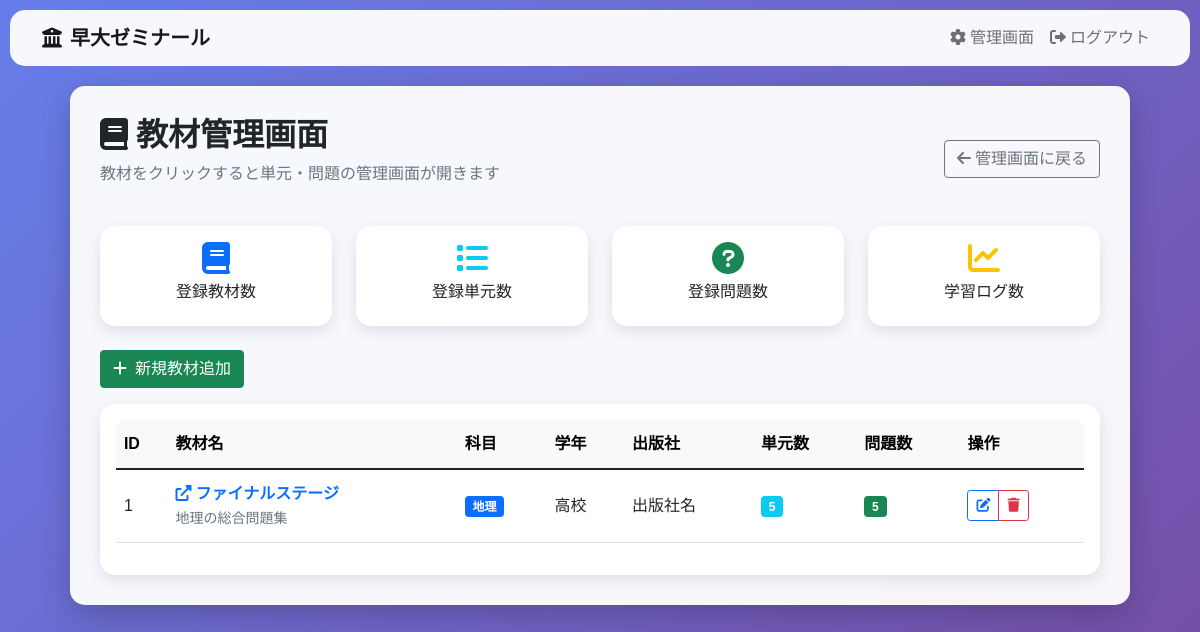
The page /admin/input_studies/unified (signed in) on the database its author committed.
### tables this page shows
CREATE TABLE input_textbooks (
            id INTEGER PRIMARY KEY AUTOINCREMENT,
            name TEXT NOT NULL,
            subject TEXT NOT NULL,
            grade TEXT,
            publisher TEXT,
            description TEXT,
            wasabi_folder_path TEXT,
            created_at TIMESTAMP DEFAULT CURRENT_TIMESTAMP
        );

### routes/admin.py (the view)
@admin_bp.route('/admin/input_studies/unified')
@login_required
@admin_required
def input_studies_admin_unified():
    try:
        with get_db_connection() as conn:
            with get_db_cursor(conn) as cur:
                cur.execute('SELECT COUNT(*) FROM input_questions')
                question_count = cur.fetchone()[0]
                cur.execute('SELECT COUNT(*) FROM input_textbooks')
                textbook_count = cur.fetchone()[0]
                cur.execute('SELECT COUNT(*) FROM input_units')
                unit_count = cur.fetchone()[0]
                cur.execute('''
                    SELECT t.id, t.name, t.subject, t.grade, t.publisher, t.description,
                           COUNT(DISTINCT u.id) as unit_count,
                           COUNT(DISTINCT q.id) as question_count
                    FROM input_textbooks t
                    LEFT JOIN input_units u ON t.id = u.textbook_id
                    LEFT JOIN input_questions q ON t.id = q.textbook_id
                    GROUP BY t.id
                    ORDER BY t.subject, t.name
                ''')
                textbooks_data = cur.fetchall()
                current_app.logger.info(f"教材一覧取得: {len(textbooks_data)} 件")
                textbooks = []
                for t_data in textbooks_data:
                    textbooks.append({
                        'id': t_data[0],
                        'name': t_data[1],
                        'subject': t_data[2],
                        'grade': t_data[3],
                        'publisher': t_data[4],
                        'description': t_data[5],
                        'unit_count': t_data[6],
                        'question_count': t_data[7]
                    })
                    current_app.logger.info(f"教材: ID={t_data[0]}, name={t_data[1]}, subject={t_data[2]}")
                return render_template('input_studies/admin_unified.html',
                                     stats={'questions': question_count, 'textbooks': textbook_count, 'units': unit_count},
                                     textbooks=textbooks)
    except Exception as e:
        current_app.logger.error(f"社会科統合管理画面エラー: {e}")
        flash('社会科統合管理画面の読み込みに失敗しました', 'error')
        return redirect(url_for('admin.admin'))

### app.py (called while the page is built)
@app.context_processor
def inject_csrf_token():
    return dict(csrf_token=lambda: '')

@login_manager.user_loader
def load_user(user_id):
    return User.get(user_id)

### models/user.py (called while the page is built)
    @classmethod
    def get(cls, user_id):
        try:
            with get_db_connection() as conn:
                with get_db_cursor(conn) as cur:
                    placeholder = get_placeholder()
                    cur.execute(f"SELECT id, username, password_hash, full_name, is_admin FROM users WHERE id = {placeholder}", (user_id,))
                    row = cur.fetchone()
                    if row:
                        return cls(row[0], row[1], row[2], row[3], row[4])
        except Exception as e:
            pass
        return None

### routes/admin.py (called while the page is built)
def admin_required(f):
    @wraps(f)
    def decorated_function(*args, **kwargs):
        if not current_user.is_authenticated:
            return redirect(url_for('auth.login'))
        if not current_user.is_admin:
            flash('管理者権限が必要です', 'error')
            return redirect(url_for('home'))
        return f(*args, **kwargs)
    return decorated_function

### utils/db.py (called while the page is built, shortened)
@contextmanager
def get_db_connection():
    db_type = os.getenv('DB_TYPE', 'sqlite')
    if db_type == 'sqlite':
        db_path = os.path.abspath(os.getenv('DB_PATH', 'flashcards.db'))
        conn = None
        try:
            conn = sqlite3.connect(db_path, timeout=30.0)  # タイムアウトを30秒に設定
            conn.row_factory = sqlite3.Row  # 辞書形式でアクセス可能にする
            conn.execute("PRAGMA journal_mode=WAL")
            conn.execute("PRAGMA synchronous=NORMAL")
            conn.execute("PRAGMA cache_size=10000")
            conn.execute("PRAGMA temp_store=MEMORY")
            conn.execute("PRAGMA foreign_keys=ON")
            yield conn
        finally:
            if conn:
                try:
                    conn.close()
                except:
                    pass

@contextmanager
def get_db_cursor(conn, cursor_factory=None):
    db_type = os.getenv('DB_TYPE', 'sqlite')
    if db_type == 'sqlite':
        cursor = conn.cursor()
        try:
            yield cursor
        finally:
            cursor.close()

def get_placeholder(db_type=None):
    if db_type is None:
        db_type = os.getenv('DB_TYPE', 'sqlite')
    if db_type == 'sqlite':
        return '?'
    else:
        return '%s'

### templates/input_studies/admin_unified.html (shortened to what this page needs)
{% extends "base.html" %}
{% block content %}
<div class="mb-4">
    <div class="d-flex justify-content-between align-items-center">
        <div>
            <h2 class="fw-bold">
                <i class="fas fa-book me-2"></i>教材管理画面
            </h2>
            <p class="text-muted">教材をクリックすると単元・問題の管理画面が開きます</p>
        </div>
                    <a href="{{ url_for('admin.admin') }}" class="btn btn-outline-secondary">
                <i class="fas fa-arrow-left me-1"></i>管理画面に戻る
            </a>
    </div>
</div>
<div class="row g-4 mb-4">
    <div class="col-md-3">
        <div class="card stats-card text-center">
            <div class="card-body">
                <i class="fas fa-book fa-2x text-primary mb-2"></i>
                <h6 class="card-title">登録教材数</h6>
            </div>
        </div>
    </div>
    <div class="col-md-3">
        <div class="card stats-card text-center">
            <div class="card-body">
                <i class="fas fa-list fa-2x text-info mb-2"></i>
                <h6 class="card-title">登録単元数</h6>
            </div>
        </div>
    </div>
    <div class="col-md-3">
        <div class="card stats-card text-center">
            <div class="card-body">
                <i class="fas fa-question-circle fa-2x text-success mb-2"></i>
                <h6 class="card-title">登録問題数</h6>
            </div>
        </div>
    </div>
    <div class="col-md-3">
        <div class="card stats-card text-center">
            <div class="card-body">
                <i class="fas fa-chart-line fa-2x text-warning mb-2"></i>
                <h6 class="card-title">学習ログ数</h6>
            </div>
        </div>
    </div>
</div>
<div id="textbooks-section">
        <div class="mb-3">
            <a href="{{ url_for('admin.input_studies_add_textbook') }}" class="btn btn-success me-2">
                <i class="fas fa-plus me-2"></i>新規教材追加
            </a>
        </div>
        <div class="card">
            <div class="card-body">
                <div class="table-responsive">
                    <table class="table table-hover">
                        <thead class="table-light">
                            <tr>
                                <th>ID</th>
                                <th>教材名</th>
                                <th>科目</th>
                                <th>学年</th>
                                <th>出版社</th>
                                <th>単元数</th>
                                <th>問題数</th>
                                <th>操作</th>
                            </tr>
                        </thead>
                        <tbody>
                            {% for textbook in textbooks %}
                            <tr>
                                <td>{{ textbook.id }}</td>
                                <td>
                                    <a href="{{ url_for('admin.input_studies_admin_textbook_unified', textbook_id=textbook.id) }}"
                                       class="text-decoration-none">
                                        <div class="fw-bold text-primary">
                                            <i class="fas fa-external-link-alt me-1"></i>{{ textbook.name }}
                                        </div>
                                        {% if textbook.description %}
                                        <small class="text-muted">{{ textbook.description[:50] }}{% if textbook.description|length > 50 %}...{% endif %}</small>
                                        {% endif %}
                                    </a>
                                </td>
                                <td>
                                    <span class="badge bg-primary">{{ textbook.subject }}</span>
                                </td>
                                <td>{{ textbook.grade or '未設定' }}</td>
                                <td>{{ textbook.publisher or '未設定' }}</td>
                                <td>
                                    <span class="badge bg-info">{{ textbook.unit_count or 0 }}</span>
                                </td>
                                <td>
                                    <span class="badge bg-success">{{ textbook.question_count or 0 }}</span>
                                </td>
                                <td>
                                    <div class="btn-group btn-group-sm" role="group">
                                        <button class="btn btn-outline-primary" onclick="editTextbook({{ textbook.id }})" title="編集">
                                            <i class="fas fa-edit"></i>
                                        </button>
                                        <button class="btn btn-outline-danger" onclick="deleteTextbook({{ textbook.id }})" title="削除">
                                            <i class="fas fa-trash"></i>
                                        </button>
                                    </div>
                                </td>
                            </tr>
                            {% endfor %}
                        </tbody>
                    </table>
                </div>
            </div>
        </div>
    </div>
</div>
{% endblock %}

### templates/base.html (style rules this page uses)
body { background: linear-gradient(135deg, #667eea 0%, #764ba2 100%); min-height: 100vh; font-family: 'Hiragino Kaku Gothic ProN', 'Yu Gothic', sans-serif; }
.card { border: none; border-radius: 15px; box-shadow: 0 5px 15px rgba(0, 0, 0, 0.1); transition: all 0.3s ease; }

### templates/input_studies/admin_unified.html (style rules this page uses)
.table-responsive { overflow-x: auto; border-radius: 10px; }
.table th, .table td { padding: 12px 8px; vertical-align: middle; }
.stats-card { transition: transform 0.2s; }

### rows shown on the page
input_textbooks: id "1", name "ファイナルステージ", description "地理の総合問題集", subject "地理", grade "高校", publisher "出版社名", unit_count "5", question_count "5"
